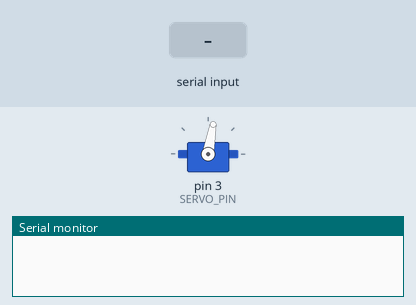
Simulated run of this sketch. Board: Arduino Uno, built with avr-gcc and run on an emulated ATmega328P. Shown: servo, the last lines printed to the serial monitor. The test bench sets the inputs (shaded band).

Above: at 1.2 s.
1.3 s: "30,150\n" received over Serial
At 2.4 s:
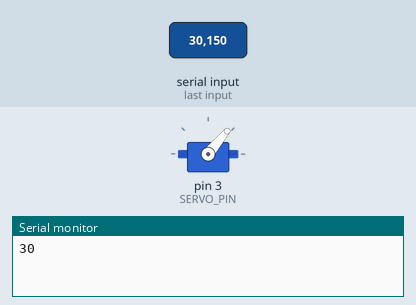
2.8 s: "200\n" received over Serial
At 3.5 s:
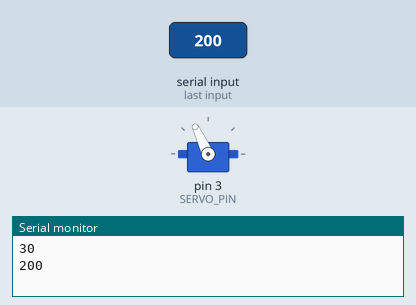
4.3 s: "5\n" received over Serial
At 5.7 s:
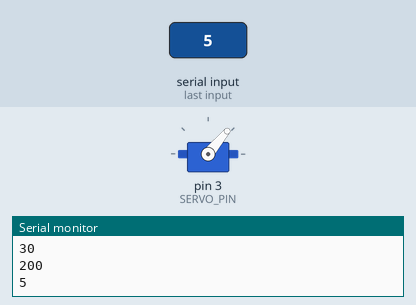
Timing chart, 0 to 7.3 s (numbered marks = the images above; inputs shaded):
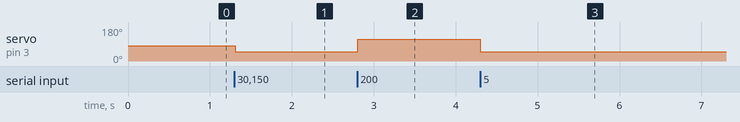

The sketch:

servo.ino
```cpp
#include <Servo.h>
#define SERVO_PIN 3
#define MAX_LEFT 115
#define MAX_RIGHT 50
#define ZERO 80

Servo servo;

void setup() {
  servo.attach(SERVO_PIN);
  servo.write(ZERO);
  Serial.begin(9600);
}

void loop() {
  while (!Serial.available()) {}

  String input = Serial.readStringUntil('\n');
  if (input) {
    int val = input.toInt();
    Serial.println(val);

    if (val >= MAX_LEFT) {
      servo.write(MAX_LEFT);
    } else if (val <= MAX_RIGHT) {
      servo.write(MAX_RIGHT);
    } else {
      servo.write(val);
    }
  }
}
```

Measured:
- after the input at 1.3 s, servo on pin 3 (SERVO_PIN): 80° → 50° at once
- after the input at 2.8 s, servo on pin 3 (SERVO_PIN): 50° → 115° at once
- after the input at 4.3 s, servo on pin 3 (SERVO_PIN): 115° → 50° at once
